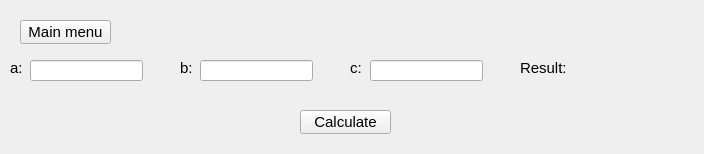
<?xml version="1.0" encoding="UTF-8"?>
<ui version="4.0">
 <class>TaskOne</class>
 <widget class="QWidget" name="TaskOne">
  <property name="geometry">
   <rect>
    <x>0</x>
    <y>0</y>
    <width>704</width>
    <height>154</height>
   </rect>
  </property>
  <property name="font">
   <font>
    <pointsize>11</pointsize>
   </font>
  </property>
  <property name="windowTitle">
   <string>TaskOne</string>
  </property>
  <widget class="QLabel" name="num_c">
   <property name="geometry">
    <rect>
     <x>350</x>
     <y>60</y>
     <width>16</width>
     <height>16</height>
    </rect>
   </property>
   <property name="font">
    <font>
     <pointsize>11</pointsize>
    </font>
   </property>
   <property name="text">
    <string>c:</string>
   </property>
  </widget>
  <widget class="QLabel" name="result_line">
   <property name="geometry">
    <rect>
     <x>570</x>
     <y>60</y>
     <width>111</width>
     <height>21</height>
    </rect>
   </property>
   <property name="font">
    <font>
     <pointsize>11</pointsize>
    </font>
   </property>
   <property name="text">
    <string/>
   </property>
  </widget>
  <widget class="QLabel" name="num_b">
   <property name="geometry">
    <rect>
     <x>180</x>
     <y>60</y>
     <width>16</width>
     <height>16</height>
    </rect>
   </property>
   <property name="font">
    <font>
     <pointsize>11</pointsize>
    </font>
   </property>
   <property name="text">
    <string>b:</string>
   </property>
  </widget>
  <widget class="QPushButton" name="calculate_button">
   <property name="geometry">
    <rect>
     <x>300</x>
     <y>110</y>
     <width>91</width>
     <height>24</height>
    </rect>
   </property>
   <property name="font">
    <font>
     <pointsize>11</pointsize>
    </font>
   </property>
   <property name="text">
    <string>Calculate</string>
   </property>
  </widget>
  <widget class="QLineEdit" name="num_c_edit">
   <property name="geometry">
    <rect>
     <x>370</x>
     <y>60</y>
     <width>113</width>
     <height>21</height>
    </rect>
   </property>
   <property name="font">
    <font>
     <pointsize>11</pointsize>
    </font>
   </property>
  </widget>
  <widget class="QLineEdit" name="num_b_edit">
   <property name="geometry">
    <rect>
     <x>200</x>
     <y>60</y>
     <width>113</width>
     <height>21</height>
    </rect>
   </property>
   <property name="font">
    <font>
     <pointsize>11</pointsize>
    </font>
   </property>
  </widget>
  <widget class="QLineEdit" name="num_a_edit">
   <property name="geometry">
    <rect>
     <x>30</x>
     <y>60</y>
     <width>113</width>
     <height>21</height>
    </rect>
   </property>
   <property name="font">
    <font>
     <pointsize>11</pointsize>
    </font>
   </property>
  </widget>
  <widget class="QLabel" name="result_label">
   <property name="geometry">
    <rect>
     <x>520</x>
     <y>60</y>
     <width>51</width>
     <height>16</height>
    </rect>
   </property>
   <property name="font">
    <font>
     <pointsize>11</pointsize>
    </font>
   </property>
   <property name="text">
    <string>Result:</string>
   </property>
  </widget>
  <widget class="QLabel" name="num_a">
   <property name="geometry">
    <rect>
     <x>10</x>
     <y>60</y>
     <width>21</width>
     <height>16</height>
    </rect>
   </property>
   <property name="font">
    <font>
     <pointsize>11</pointsize>
    </font>
   </property>
   <property name="text">
    <string>a:</string>
   </property>
  </widget>
  <widget class="QPushButton" name="mainMenuButton">
   <property name="geometry">
    <rect>
     <x>20</x>
     <y>20</y>
     <width>91</width>
     <height>24</height>
    </rect>
   </property>
   <property name="text">
    <string>Main menu</string>
   </property>
  </widget>
 </widget>
 <resources/>
 <connections/>
</ui>
